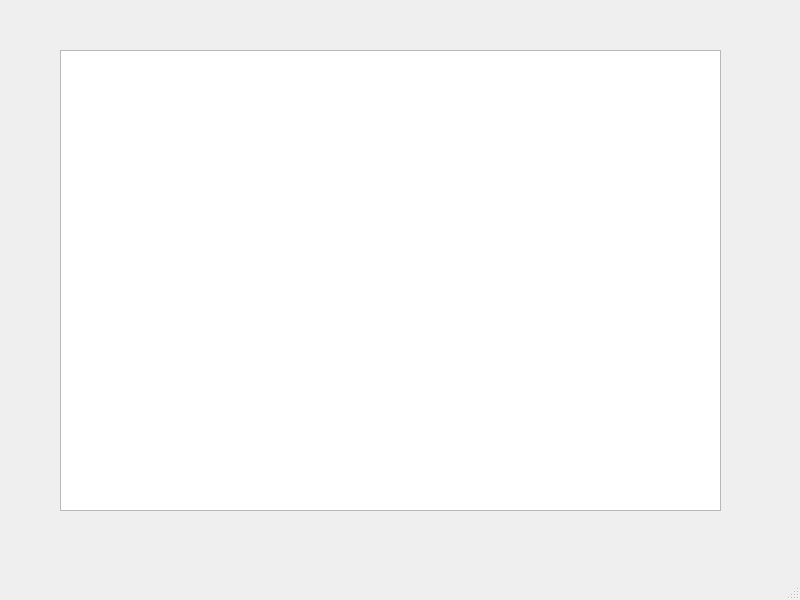
<?xml version="1.0" encoding="UTF-8"?>
<ui version="4.0">
 <class>MainWindow</class>
 <widget class="QMainWindow" name="MainWindow">
  <property name="geometry">
   <rect>
    <x>0</x>
    <y>0</y>
    <width>800</width>
    <height>600</height>
   </rect>
  </property>
  <property name="windowTitle">
   <string>MainWindow</string>
  </property>
  <widget class="QWidget" name="centralwidget">
   <widget class="QListView" name="listView">
    <property name="geometry">
     <rect>
      <x>60</x>
      <y>50</y>
      <width>661</width>
      <height>461</height>
     </rect>
    </property>
   </widget>
  </widget>
  <widget class="QMenuBar" name="menubar">
   <property name="geometry">
    <rect>
     <x>0</x>
     <y>0</y>
     <width>800</width>
     <height>26</height>
    </rect>
   </property>
  </widget>
  <widget class="QStatusBar" name="statusbar"/>
 </widget>
 <resources/>
 <connections/>
</ui>
